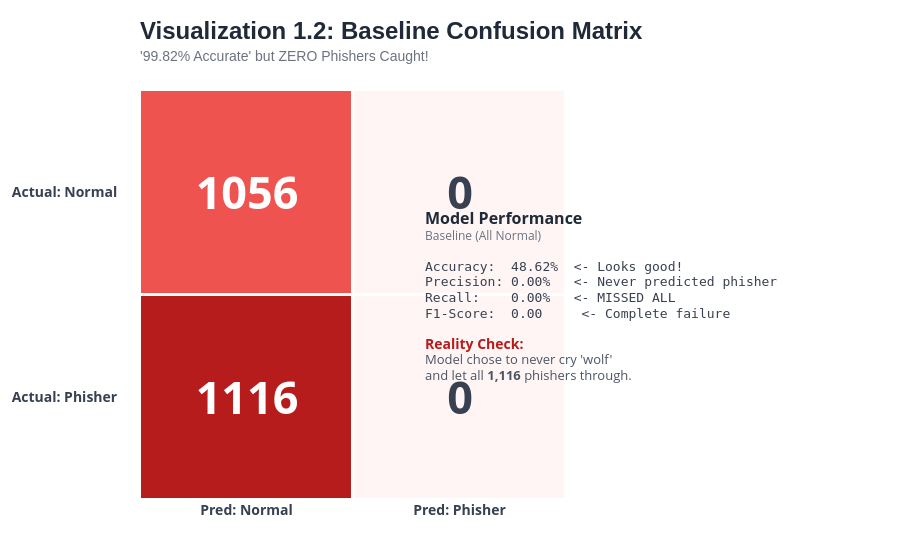

Notebook code for this chart:
### Code cell
import plotly.graph_objects as go
from sklearn.metrics import accuracy_score, precision_score, recall_score, f1_score

# ---------------------------------------------------------
# 1. DATA (Giữ nguyên)
# ---------------------------------------------------------
n_normal_test = 1056
n_phisher_test = 1116
y_true = [0]*n_normal_test + [1]*n_phisher_test
y_pred = [0]*len(y_true)
acc = accuracy_score(y_true, y_pred)
rec = recall_score(y_true, y_pred, zero_division=0)
prec = precision_score(y_true, y_pred, zero_division=0)
f1 = f1_score(y_true, y_pred, zero_division=0)

# ---------------------------------------------------------
# 2. SETUP HIỂN THỊ (Giữ nguyên)
# ---------------------------------------------------------
text_matrix = [
    [f"<span style='color:white'>{n_phisher_test}</span>", "<span style='color:#374151'>0</span>"],   
    [f"<span style='color:white'>{n_normal_test}</span>",  "<span style='color:#374151'>0</span>"]    
]

z_color_matrix = [
    [1.0, 0.0],  
    [0.4, 0.0]   
]

x_labels = ['<b>Pred: Normal</b>', '<b>Pred: Phisher</b>']
# Giữ khoảng trắng để label Actual xa chart
y_labels = ['<b>Actual: Phisher      </b>', '<b>Actual: Normal      </b>']

# ---------------------------------------------------------
# 3. VẼ CHART
# ---------------------------------------------------------
fig = go.Figure()

fig.add_trace(go.Heatmap(
    z=z_color_matrix,
    x=x_labels,
    y=y_labels,
    text=text_matrix,
    texttemplate="<b>%{text}</b>",
    textfont={"size": 45},
    colorscale=[
        [0.0, '#FFF5F5'],
        [0.4, '#EF5350'],
        [1.0, '#B71C1C']
    ],
    showscale=False,
    xgap=3, ygap=3,
))

# ---------------------------------------------------------
# 4. TEXT BÊN PHẢI (Nội dung giữ nguyên)
# ---------------------------------------------------------
metrics_html = (
    f"<span style='font-size: 16px; font-weight:bold; color:#1F2937;'>Model Performance</span><br>"
    f"<span style='font-size: 12px; color:#6B7280;'>Baseline (All Normal)</span><br>"
    f"<br>"
    f"<span style='font-family: monospace; font-size: 13px; color:#374151;'>"
    f"Accuracy:  {acc*100:.2f}%  <- Looks good!<br>"
    f"Precision: {prec*100:.2f}%   <- Never predicted phisher<br>"
    f"Recall:    {rec*100:.2f}%   <- MISSED ALL<br>"
    f"F1-Score:  {f1:.2f}     <- Complete failure"
    f"</span>"
    f"<br><br>"
    f"<span style='font-size: 14px; font-weight:bold; color:#B71C1C;'>Reality Check:</span><br>"
    f"<span style='font-size: 13px; color:#4B5563;'>"
    f"Model chose to never cry 'wolf'<br>"
    f"and let all <b>{n_phisher_test:,}</b> phishers through."
    f"</span>"
)

title_text = (
    "<span style='font-size: 24px; font-weight: bold; font-family: Arial; color: #1F2937;'>"
    "Visualization 1.2: Baseline Confusion Matrix"
    "</span>"
    "<br>"
    "<span style='font-size: 14px; color: #6B7280; font-family: Arial;'>"
    "'99.82% Accurate' but ZERO Phishers Caught!"
    "</span>"
)

# ---------------------------------------------------------
# 5. LAYOUT TỰ ĐỘNG CO DÃN (RESPONSIVE)
# ---------------------------------------------------------
fig.update_layout(
    autosize=True, # Cho phép chart tự co dãn theo ô output
    # LƯU Ý: Đã xóa tham số 'width=950' để chart bung full màn hình
    height=550,    # Giữ chiều cao cố định để không bị quá dẹt
    
    # CẤU HÌNH TRỤC X: Chỉ cho Heatmap chiếm 60% chiều ngang bên trái
    xaxis=dict(
        domain=[0, 0.6], # Từ 0% đến 60% màn hình
        side='bottom', 
        tickfont=dict(size=14, color='#374151'), 
        showgrid=False
    ),
    
    yaxis=dict(
        tickfont=dict(size=14, color='#374151'), 
        showgrid=False
    ),
    
    # CẤU HÌNH TEXT: Đặt ở vị trí 65% (tức là nằm bên phải phần Heatmap)
    annotations=[dict(
        x=0.9, y=0.5,          
        text=metrics_html,
        align='left',
        showarrow=False,
        xref='paper', yref='paper'
    )],
    
    # TITLE
    title=dict(
        text=title_text,
        xref='paper',
        x=0,
        y=0.93,
        xanchor='left',
        yanchor='top'
    ),
    
    # Margin: Không cần Right Margin lớn nữa vì ta đã chia domain
    margin=dict(t=90, b=50, l=50, r=50), 
    
    paper_bgcolor='white',
    plot_bgcolor='white'
)

fig.show()

### Figure 1 — Plotly figure (JSON) as saved in the notebook; plotly's stock layout.template omitted (floating-point values rounded to 4 significant figures)
{"data": [{"colorscale": [[0, "#FFF5F5"], [0.4, "#EF5350"], [1, "#B71C1C"]], "showscale": false, "text": [["<span style='color:white'>1116</span>", "<span style='color:#374151'>0</span>"], ["<span style='color:white'>1056</span>", "<span style='color:#374151'>0</span>"]], "textfont": {"size": 45}, "texttemplate": "<b>%{text}</b>", "type": "heatmap", "x": ["<b>Pred: Normal</b>", "<b>Pred: Phisher</b>"], "xgap": 3, "y": ["<b>Actual: Phisher      </b>", "<b>Actual: Normal      </b>"], "ygap": 3, "z": [[1, 0], [0.4, 0]]}], "layout": {"annotations": [{"align": "left", "showarrow": false, "text": "<span style='font-size: 16px; font-weight:bold; color:#1F2937;'>Model Performance</span><br><span style='font-size: 12px; color:#6B7280;'>Baseline (All Normal)</span><br><br><span style='font-family: monospace; font-size: 13px; color:#374151;'>Accuracy:  48.62%  <- Looks good!<br>Precision: 0.00%   <- Never predicted phisher<br>Recall:    0.00%   <- MISSED ALL<br>F1-Score:  0.00     <- Complete failure</span><br><br><span style='font-size: 14px; font-weight:bold; color:#B71C1C;'>Reality Check:</span><br><span style='font-size: 13px; color:#4B5563;'>Model chose to never cry 'wolf'<br>and let all <b>1,116</b> phishers through.</span>", "x": 0.9, "xref": "paper", "y": 0.5, "yref": "paper"}], "autosize": true, "height": 550, "margin": {"b": 50, "l": 50, "r": 50, "t": 90}, "paper_bgcolor": "white", "plot_bgcolor": "white", "title": {"text": "<span style='font-size: 24px; font-weight: bold; font-family: Arial; color: #1F2937;'>Visualization 1.2: Baseline Confusion Matrix</span><br><span style='font-size: 14px; color: #6B7280; font-family: Arial;'>'99.82% Accurate' but ZERO Phishers Caught!</span>", "x": 0, "xanchor": "left", "xref": "paper", "y": 0.93, "yanchor": "top"}, "xaxis": {"domain": [0, 0.6], "showgrid": false, "side": "bottom", "tickfont": {"color": "#374151", "size": 14}}, "yaxis": {"showgrid": false, "tickfont": {"color": "#374151", "size": 14}}}}
